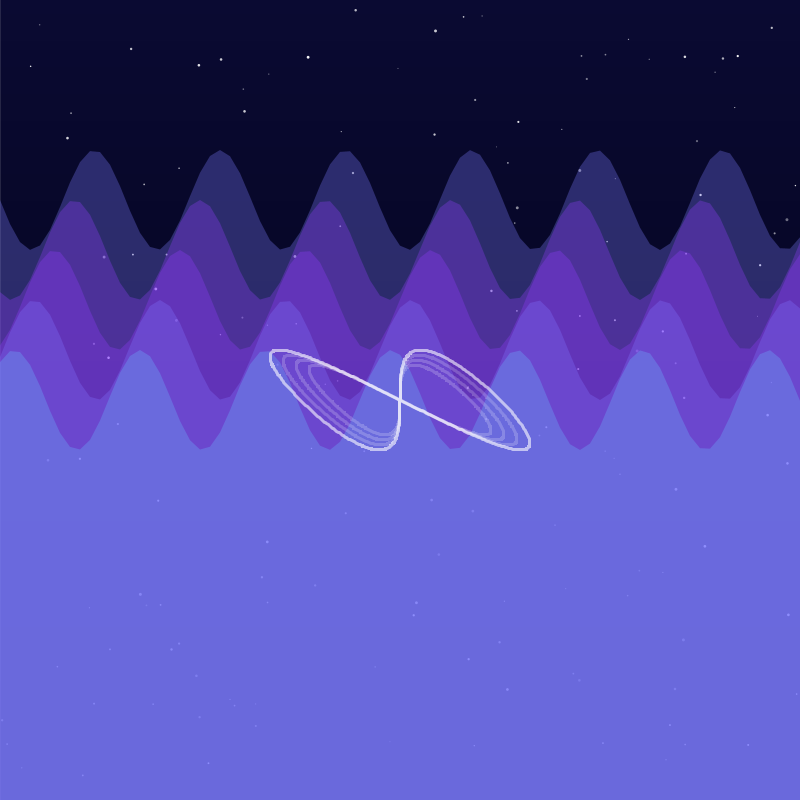
Frame 1 (no input)
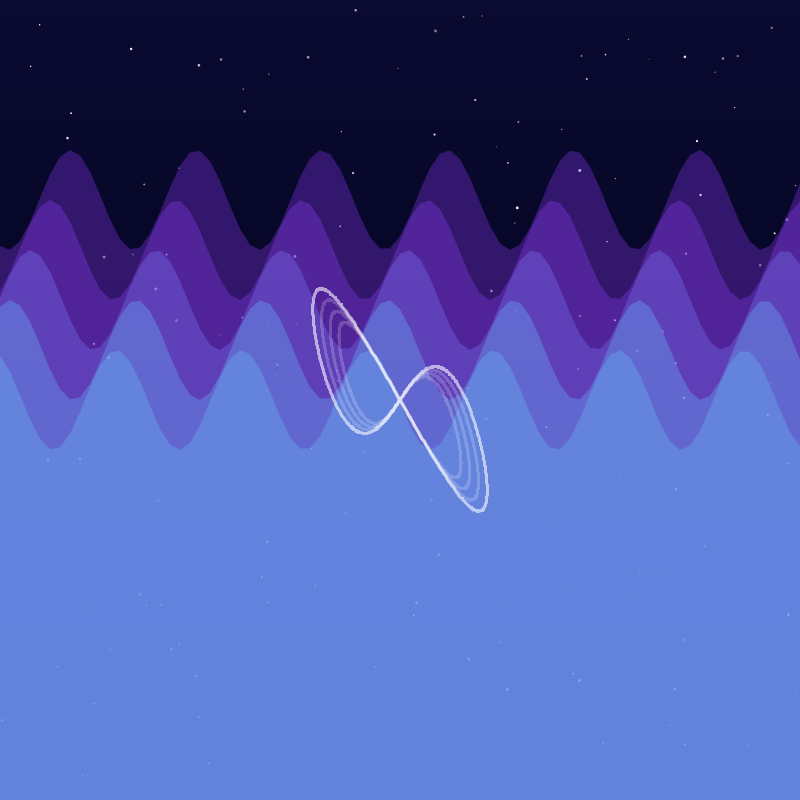
Frame 60 (the mouse pressed at the canvas centre just before this capture)
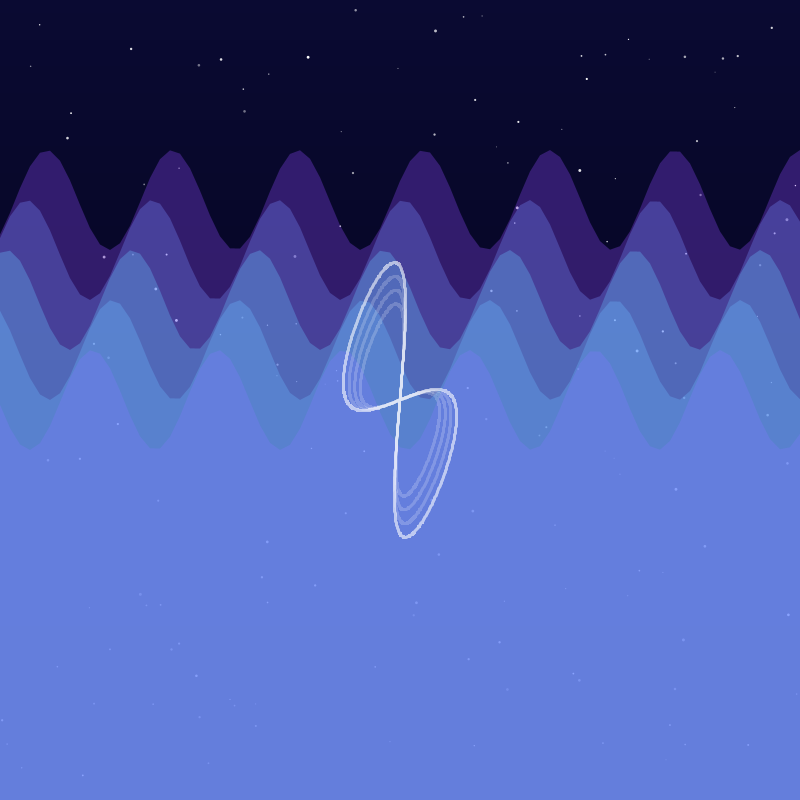
Frame 120 (the mouse held since frame 60 and released just before this capture)

The Processing sketch that drew these frames (run headless with seeded random() and noise(); from frame 60 on, the mouse is pressed at the canvas centre):

// Processing sketch: Subhagya_Adhikari
// ── Subhagya_Adhikari.pde

/* 
Project: Aurora Through Infinity
Author: Subhagya Adhikari
Description: An interpretation of the aurora combined with infinity and  a journey.
*/

float t = 0; // Time variable for animation
ArrayList<Star> stars; // For cosmic stars

void setup() {
  size(800, 800);
  noStroke();
  stars = new ArrayList<Star>();
  for (int i = 0; i < 150; i++) {
    stars.add(new Star(random(width), random(height), random(1, 3)));
  }
}

void draw() {
  // Cosmic background gradient
  drawCosmicBackground();

  // Twinkling stars
  for (Star star : stars) {
    star.twinkle();
  }

  // Dynamic aurora ribbons
  for (int i = 0; i < 5; i++) {
    drawAurora(200 + i * 50, i);
  }

  // Rotating infinity symbol
  drawRotatingInfinity(width / 2, height / 2, 200, t);

  t += 0.02; // Increment time for animations
}

// Function to draw cosmic gradient background
void drawCosmicBackground() {
  for (int y = 0; y < height; y++) {
    float inter = map(y, 0, height, 0, 1);
    color c = lerpColor(color(10, 10, 50), color(0, 0, 20), inter);
    stroke(c);
    line(0, y, width, y);
  }
}

// Function to draw dynamic aurora ribbons
void drawAurora(float yOffset, int index) {
  fill(lerpColor(color(100, 200, 255, 80), color(150, 50, 255, 80), sin(t + index) * 0.5 + 0.5));
  beginShape();
  for (float x = 0; x <= width; x += 10) {
    float y = yOffset + sin((x * 0.05) + t + index) * 50;
    vertex(x, y);
  }
  vertex(width, height);
  vertex(0, height);
  endShape(CLOSE);
}

// Function to draw rotating infinity symbol
void drawRotatingInfinity(float x, float y, float size, float time) {
  pushMatrix();
  translate(x, y);
  rotate(time * 0.5); // Rotational effect
  noFill();
  stroke(255, 255, 255, 150);
  strokeWeight(3);
  beginShape();
  for (float angle = 0; angle < TWO_PI; angle += 0.01) {
    float r = size * 0.5;
    float x1 = r * cos(angle) * (1 + sin(angle));
    float y1 = r * sin(angle) * cos(angle);
    vertex(x1, y1);
  }
  endShape(CLOSE);

  // Glowing trails
  stroke(255, 255, 255, 50);
  for (int i = 1; i <= 3; i++) {
    float scale = 1.0 - i * 0.1;
    beginShape();
    for (float angle = 0; angle < TWO_PI; angle += 0.01) {
      float r = size * 0.5 * scale;
      float x1 = r * cos(angle) * (1 + sin(angle));
      float y1 = r * sin(angle) * cos(angle);
      vertex(x1, y1);
    }
    endShape(CLOSE);
  }
  popMatrix();
}

// Star class for cosmic background
class Star {
  float x, y, radius;
  color starColor;

  Star(float x, float y, float radius) {
    this.x = x;
    this.y = y;
    this.radius = radius;
    this.starColor = color(255, 255, 255, random(100, 255));
  }

  void twinkle() {
    fill(starColor);
    noStroke();
    ellipse(x, y, radius, radius);
    starColor = color(255, 255, 255, random(100, 255)); // Random brightness
  }
}
